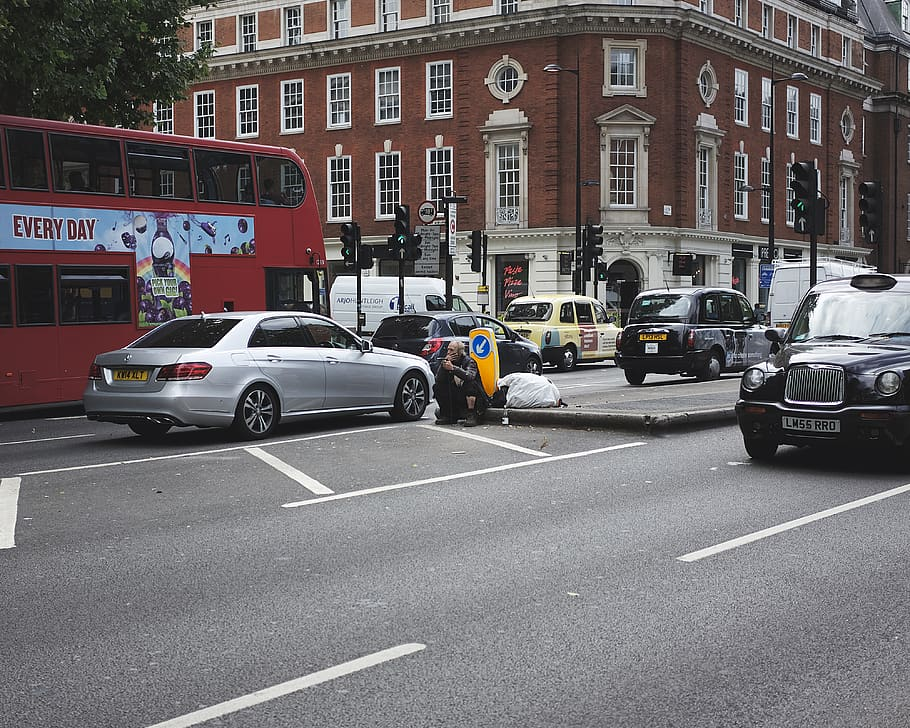
#> input picture street.jpg, 910 x 728 px
$ jupyter execute --allow-errors Untitled.ipynb
#> lines starting #> are read from the running program, lines starting #| are printed output that depends on the picture
[cell 1]
import cv2
import matplotlib.pyplot as plt
import numpy as np

#> (a cell that did not finish here is left out)

[cell 3]
classes = []

with open("./coco.names", 'r')  as f:
#> (reads coco.names from the repository)
    classes = f.read().splitlines()

[cell 4]
len(classes)

[cell 5]
img = cv2.imread("./street.jpg")
#> img is the input picture: shape (728, 910, 3); mean B, G, R 108.6, 107, 111.4


blob = cv2.dnn.blobFromImage(img, 1/255, (320,320), (0,0,0), swapRB=True, crop=False)

[cell 6]
# to print image

i= blob[0].reshape(320,320,3)
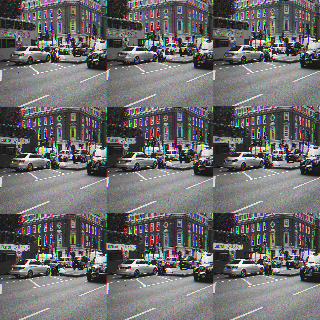
#> i: shape (320, 320, 3) float32; mean of channels 0, 1, 2 0.427, 0.427, 0.427; drawn as B, G, R
plt.imshow(i)
